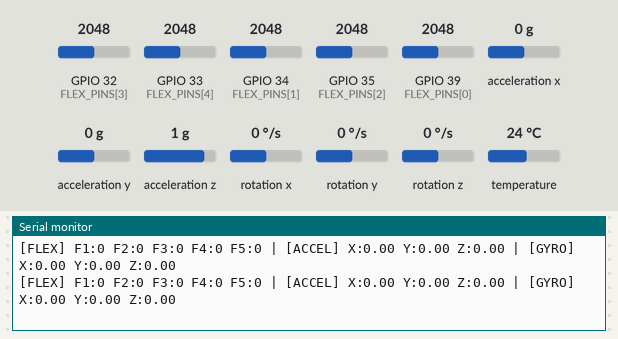
The sketch below on a simulated ESP32. On the bench: the last lines printed to the serial monitor. The test bench sets the inputs (shaded band); at power-on: acceleration x 0 g, GPIO 32 (FLEX_PINS[3]) = 2048, GPIO 33 (FLEX_PINS[4]) = 2048, GPIO 34 (FLEX_PINS[1]) = 2048, GPIO 35 (FLEX_PINS[2]) = 2048, GPIO 39 (FLEX_PINS[0]) = 2048, acceleration y 0 g, acceleration z 1 g, rotation x 0 °/s, rotation y 0 °/s, rotation z 0 °/s, temperature 24 °C. Nothing arrives over Bluetooth unless stated.

Above: at 9.3 s.
9.4 s: acceleration x set to -0.2 g
At 10.2 s:
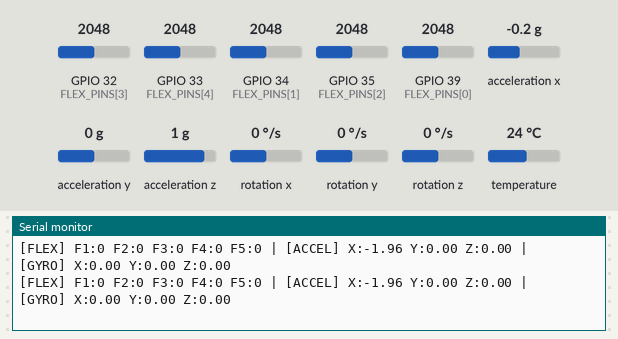
10.9 s: acceleration x set to 0.1 g
At 11.5 s:
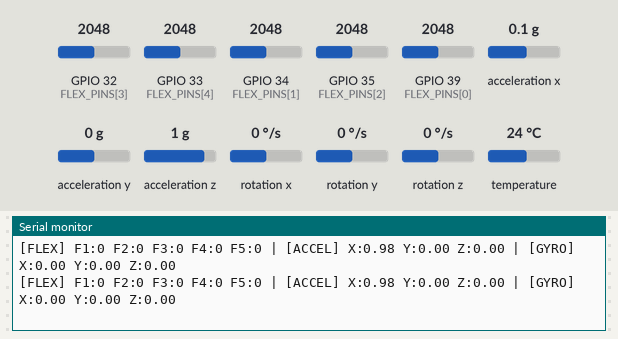

The sketch:

hand_sign_glove_code.ino
```cpp
#include <Wire.h>
#include <Adafruit_MPU6050.h>
#include <Adafruit_Sensor.h>
#include <BluetoothSerial.h>

// Hardware Pin Definitions
#define SDA_PIN 21
#define SCL_PIN 22          // Change to 27 if you remapped SCL during hardware repair
#define BOOT_BUTTON_PIN 0   // Built-in ESP32 BOOT button
const int FLEX_PINS[5] = {39, 34, 35, 32, 33};

// Timing Configurations (50 Hz / 20 ms frame period)
const unsigned long FRAME_PERIOD_MS = 20;
unsigned long lastFrameTime = 0;

// Sensor Calibration Offsets
int flexOffsets[5] = {0, 0, 0, 0, 0};
float accelOffsets[3] = {0.0, 0.0, 0.0};
float gyroOffsets[3] = {0.0, 0.0, 0.0};
bool isCalibrated = false;

Adafruit_MPU6050 mpu;
BluetoothSerial SerialBT;

// I2C Bus Recovery Routine
void clearI2CBus() {
  pinMode(SDA_PIN, INPUT_PULLUP);
  pinMode(SCL_PIN, OUTPUT);

  for (int i = 0; i < 9; i++) {
    digitalWrite(SCL_PIN, HIGH);
    delayMicroseconds(10);
    digitalWrite(SCL_PIN, LOW);
    delayMicroseconds(10);
  }
}

// Multi-Sample Calibration Function
void calibrateSensors() {
  Serial.println("\n------------------------------------------------");
  Serial.println(">>> CALIBRATING: Keep glove completely still! <<<");
  Serial.println("------------------------------------------------");

  long flexSum[5] = {0};
  float accelSum[3] = {0.0, 0.0, 0.0};
  float gyroSum[3] = {0.0, 0.0, 0.0};
  const int SAMPLES = 50;
  int validMpuSamples = 0;

  for (int i = 0; i < SAMPLES; i++) {
    // 1. Accumulate MPU6050 readings
    sensors_event_t accel, gyro, temp;
    if (mpu.getEvent(&accel, &gyro, &temp)) {
      accelSum[0] += accel.acceleration.x;
      accelSum[1] += accel.acceleration.y;
      accelSum[2] += accel.acceleration.z;

      gyroSum[0] += gyro.gyro.x;
      gyroSum[1] += gyro.gyro.y;
      gyroSum[2] += gyro.gyro.z;
      validMpuSamples++;
    }

    // 2. Accumulate Flex Sensor readings
    for (int f = 0; f < 5; f++) {
      flexSum[f] += analogRead(FLEX_PINS[f]);
    }

    delay(10); // Small sampling delay across calibration window
  }

  // Calculate averages for offsets
  if (validMpuSamples > 0) {
    accelOffsets[0] = accelSum[0] / validMpuSamples;
    accelOffsets[1] = accelSum[1] / validMpuSamples;
    accelOffsets[2] = accelSum[2] / validMpuSamples;

    gyroOffsets[0] = gyroSum[0] / validMpuSamples;
    gyroOffsets[1] = gyroSum[1] / validMpuSamples;
    gyroOffsets[2] = gyroSum[2] / validMpuSamples;
  }

  for (int f = 0; f < 5; f++) {
    flexOffsets[f] = flexSum[f] / SAMPLES;
  }

  isCalibrated = true;
  Serial.println(">>> CALIBRATION SUCCESSFUL: All readings zeroed! <<<\n");
}

void setup() {
  Serial.begin(115200);
  while (!Serial && millis() < 3000);

  // Configure BOOT button
  pinMode(BOOT_BUTTON_PIN, INPUT_PULLUP);

  SerialBT.begin("ESP32_Glove_Controller");
  Serial.println("\n--- ESP32 Glove Controller (50Hz + Calibration) ---");

  // Bus recovery and I2C setup
  clearI2CBus();
  Wire.begin(SDA_PIN, SCL_PIN);
  Wire.setTimeOut(1000);
  Wire.setClock(400000); // 400 kHz Fast Mode

  if (!mpu.begin()) {
    Serial.println("ERROR: MPU6050 not detected!");
    while (1) { delay(10); }
  }

  mpu.setAccelerometerRange(MPU6050_RANGE_8_G);
  mpu.setGyroRange(MPU6050_RANGE_500_DEG);
  mpu.setFilterBandwidth(MPU6050_BAND_44_HZ);

  for (int i = 0; i < 5; i++) {
    pinMode(FLEX_PINS[i], INPUT);
  }

  Serial.println("System Ready! Press the BOOT button on ESP32 anytime to set zero points.");

  // Auto-calibrate once on startup
  calibrateSensors();
  lastFrameTime = millis();
}

void loop() {
  // Check if BOOT button is pressed (Active LOW)
  if (digitalRead(BOOT_BUTTON_PIN) == LOW) {
    calibrateSensors();
    // Wait until button is released to prevent repeated triggers
    while (digitalRead(BOOT_BUTTON_PIN) == LOW) { delay(10); }
  }

  unsigned long currentMillis = millis();

  // 50 Hz Frame Sampling
  if (currentMillis - lastFrameTime >= FRAME_PERIOD_MS) {
    lastFrameTime = currentMillis;

    // A. Read MPU6050 Data
    sensors_event_t accel, gyro, temp;
    if (!mpu.getEvent(&accel, &gyro, &temp)) {
      Serial.println("WARNING: MPU6050 read failed");
      return;
    }

    // B. Calculate Zero-Offset MPU Data
    float calAccelX = accel.acceleration.x - accelOffsets[0];
    float calAccelY = accel.acceleration.y - accelOffsets[1];
    float calAccelZ = accel.acceleration.z - accelOffsets[2];

    float calGyroX = gyro.gyro.x - gyroOffsets[0];
    float calGyroY = gyro.gyro.y - gyroOffsets[1];
    float calGyroZ = gyro.gyro.z - gyroOffsets[2];

    // C. Read & Calculate Zero-Offset Flex Sensor Data
    int calFlex[5];
    for (int i = 0; i < 5; i++) {
      calFlex[i] = analogRead(FLEX_PINS[i]) - flexOffsets[i];
    }

    // D. Format Payload String
    char buffer[160];
    snprintf(buffer, sizeof(buffer),
      "[FLEX] F1:%d F2:%d F3:%d F4:%d F5:%d | [ACCEL] X:%.2f Y:%.2f Z:%.2f | [GYRO] X:%.2f Y:%.2f Z:%.2f",
      calFlex[0], calFlex[1], calFlex[2], calFlex[3], calFlex[4],
      calAccelX, calAccelY, calAccelZ,
      calGyroX, calGyroY, calGyroZ
    );

    // E. Transmit Payload
    Serial.println(buffer);

    if (SerialBT.hasClient()) {
      SerialBT.println(buffer);
    }
  }
}
```

Measured:
- after the input at 9.4 s, the serial monitor: prints a new line at once (image 1)
- after the input at 10.9 s, the serial monitor: prints a new line at once (image 2)
